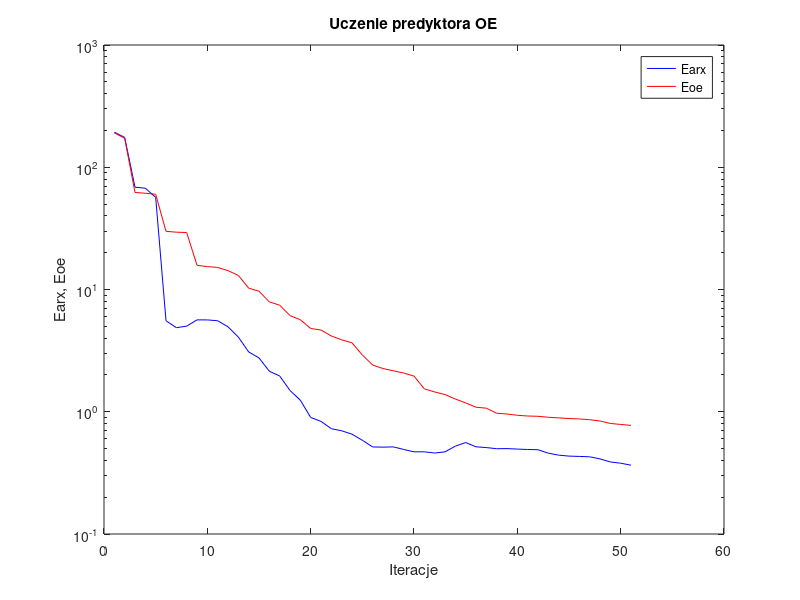
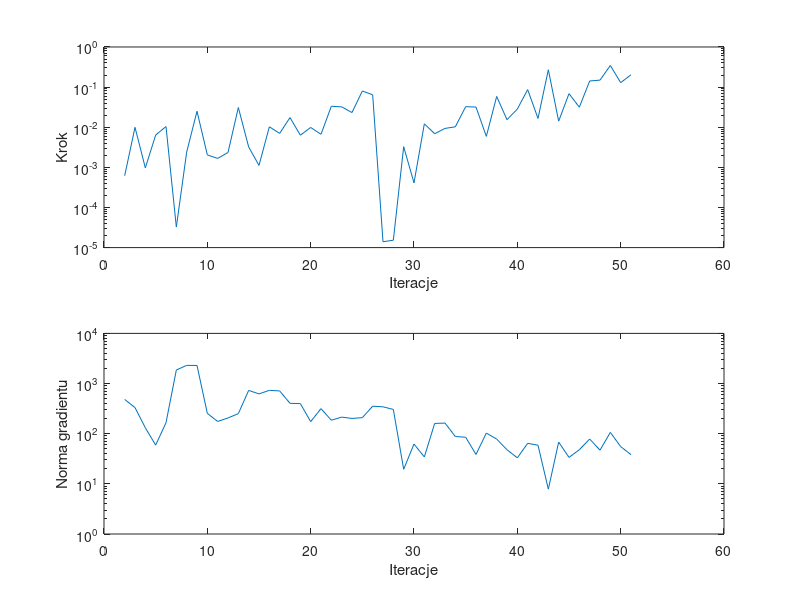

The MATLAB source for these figures, in order:
%uczenie predyktora oe
clear all;
n=0; farx(n+1)=1.936632e+002; foe(n+1)=1.910219e+002; wspucz(n+1)=0.000000e+000; ng(n+1)=0.000000e+000;
%odnowa zmiennej metryki
n=1; farx(n+1)=1.754718e+002; foe(n+1)=1.727153e+002; krok(n+1)=6.187216e-004; ng(n+1)=4.821670e+002;
n=2; farx(n+1)=6.870797e+001; foe(n+1)=6.220158e+001; krok(n+1)=9.939766e-003; ng(n+1)=3.319063e+002;
n=3; farx(n+1)=6.737670e+001; foe(n+1)=6.131670e+001; krok(n+1)=9.704157e-004; ng(n+1)=1.310335e+002;
n=4; farx(n+1)=5.677447e+001; foe(n+1)=6.013398e+001; krok(n+1)=6.374691e-003; ng(n+1)=5.926329e+001;
n=5; farx(n+1)=5.550583e+000; foe(n+1)=2.992004e+001; krok(n+1)=1.041486e-002; ng(n+1)=1.653655e+002;
n=6; farx(n+1)=4.871511e+000; foe(n+1)=2.943731e+001; krok(n+1)=3.251553e-005; ng(n+1)=1.862740e+003;
n=7; farx(n+1)=5.014810e+000; foe(n+1)=2.923883e+001; krok(n+1)=2.397584e-003; ng(n+1)=2.302996e+003;
n=8; farx(n+1)=5.644297e+000; foe(n+1)=1.578677e+001; krok(n+1)=2.502130e-002; ng(n+1)=2.292472e+003;
n=9; farx(n+1)=5.638487e+000; foe(n+1)=1.538195e+001; krok(n+1)=2.040296e-003; ng(n+1)=2.542303e+002;
n=10; farx(n+1)=5.551496e+000; foe(n+1)=1.516366e+001; krok(n+1)=1.670282e-003; ng(n+1)=1.754404e+002;
n=11; farx(n+1)=4.952720e+000; foe(n+1)=1.426210e+001; krok(n+1)=2.346492e-003; ng(n+1)=2.060541e+002;
n=12; farx(n+1)=4.082328e+000; foe(n+1)=1.304483e+001; krok(n+1)=3.094863e-002; ng(n+1)=2.514392e+002;
n=13; farx(n+1)=3.085781e+000; foe(n+1)=1.025829e+001; krok(n+1)=3.218320e-003; ng(n+1)=7.297562e+002;
n=14; farx(n+1)=2.757175e+000; foe(n+1)=9.682234e+000; krok(n+1)=1.118600e-003; ng(n+1)=6.215177e+002;
n=15; farx(n+1)=2.144725e+000; foe(n+1)=7.922119e+000; krok(n+1)=1.023953e-002; ng(n+1)=7.315301e+002;
n=16; farx(n+1)=1.962359e+000; foe(n+1)=7.439039e+000; krok(n+1)=7.029269e-003; ng(n+1)=7.124397e+002;
n=17; farx(n+1)=1.492508e+000; foe(n+1)=6.119366e+000; krok(n+1)=1.740861e-002; ng(n+1)=4.032469e+002;
n=18; farx(n+1)=1.243835e+000; foe(n+1)=5.654449e+000; krok(n+1)=6.319511e-003; ng(n+1)=3.981031e+002;
n=19; farx(n+1)=8.982788e-001; foe(n+1)=4.801476e+000; krok(n+1)=9.866494e-003; ng(n+1)=1.740033e+002;
n=20; farx(n+1)=8.337948e-001; foe(n+1)=4.661913e+000; krok(n+1)=6.669234e-003; ng(n+1)=3.162291e+002;
n=21; farx(n+1)=7.270489e-001; foe(n+1)=4.166943e+000; krok(n+1)=3.329740e-002; ng(n+1)=1.856386e+002;
n=22; farx(n+1)=6.987269e-001; foe(n+1)=3.878706e+000; krok(n+1)=3.221469e-002; ng(n+1)=2.141881e+002;
n=23; farx(n+1)=6.553854e-001; foe(n+1)=3.661575e+000; krok(n+1)=2.320653e-002; ng(n+1)=2.015772e+002;
n=24; farx(n+1)=5.846018e-001; foe(n+1)=2.912926e+000; krok(n+1)=8.005809e-002; ng(n+1)=2.089787e+002;
n=25; farx(n+1)=5.153619e-001; foe(n+1)=2.409801e+000; krok(n+1)=6.423218e-002; ng(n+1)=3.529419e+002;
%odnowa zmiennej metryki
n=26; farx(n+1)=5.134015e-001; foe(n+1)=2.256896e+000; krok(n+1)=1.399412e-005; ng(n+1)=3.437904e+002;
n=27; farx(n+1)=5.159848e-001; foe(n+1)=2.163833e+000; krok(n+1)=1.527405e-005; ng(n+1)=3.046422e+002;
n=28; farx(n+1)=4.916154e-001; foe(n+1)=2.074057e+000; krok(n+1)=3.271540e-003; ng(n+1)=1.952728e+001;
n=29; farx(n+1)=4.702013e-001; foe(n+1)=1.955914e+000; krok(n+1)=4.108016e-004; ng(n+1)=6.220852e+001;
n=30; farx(n+1)=4.701450e-001; foe(n+1)=1.539507e+000; krok(n+1)=1.214548e-002; ng(n+1)=3.442122e+001;
n=31; farx(n+1)=4.597157e-001; foe(n+1)=1.451961e+000; krok(n+1)=6.905382e-003; ng(n+1)=1.602588e+002;
n=32; farx(n+1)=4.698298e-001; foe(n+1)=1.382521e+000; krok(n+1)=9.335866e-003; ng(n+1)=1.628485e+002;
n=33; farx(n+1)=5.230710e-001; foe(n+1)=1.270176e+000; krok(n+1)=1.025657e-002; ng(n+1)=8.785759e+001;
n=34; farx(n+1)=5.600323e-001; foe(n+1)=1.181216e+000; krok(n+1)=3.251545e-002; ng(n+1)=8.492572e+001;
n=35; farx(n+1)=5.166752e-001; foe(n+1)=1.088719e+000; krok(n+1)=3.178877e-002; ng(n+1)=3.857167e+001;
n=36; farx(n+1)=5.094074e-001; foe(n+1)=1.069894e+000; krok(n+1)=5.915528e-003; ng(n+1)=1.028999e+002;
n=37; farx(n+1)=4.983795e-001; foe(n+1)=9.723014e-001; krok(n+1)=5.851700e-002; ng(n+1)=7.816178e+001;
n=38; farx(n+1)=4.995420e-001; foe(n+1)=9.583651e-001; krok(n+1)=1.540867e-002; ng(n+1)=4.786126e+001;
n=39; farx(n+1)=4.952015e-001; foe(n+1)=9.355139e-001; krok(n+1)=2.835564e-002; ng(n+1)=3.299855e+001;
n=40; farx(n+1)=4.911016e-001; foe(n+1)=9.230133e-001; krok(n+1)=8.662598e-002; ng(n+1)=6.430920e+001;
n=41; farx(n+1)=4.891567e-001; foe(n+1)=9.182176e-001; krok(n+1)=1.660195e-002; ng(n+1)=5.892417e+001;
n=42; farx(n+1)=4.582403e-001; foe(n+1)=9.010671e-001; krok(n+1)=2.701916e-001; ng(n+1)=7.844136e+000;
n=43; farx(n+1)=4.416433e-001; foe(n+1)=8.914072e-001; krok(n+1)=1.417782e-002; ng(n+1)=6.807865e+001;
n=44; farx(n+1)=4.336571e-001; foe(n+1)=8.801213e-001; krok(n+1)=6.864555e-002; ng(n+1)=3.366875e+001;
n=45; farx(n+1)=4.311325e-001; foe(n+1)=8.734925e-001; krok(n+1)=3.153338e-002; ng(n+1)=4.784322e+001;
n=46; farx(n+1)=4.281201e-001; foe(n+1)=8.606001e-001; krok(n+1)=1.420813e-001; ng(n+1)=7.837723e+001;
n=47; farx(n+1)=4.115286e-001; foe(n+1)=8.403629e-001; krok(n+1)=1.492580e-001; ng(n+1)=4.693268e+001;
n=48; farx(n+1)=3.884707e-001; foe(n+1)=8.024713e-001; krok(n+1)=3.457398e-001; ng(n+1)=1.061729e+002;
n=49; farx(n+1)=3.795209e-001; foe(n+1)=7.874993e-001; krok(n+1)=1.291716e-001; ng(n+1)=5.535578e+001;
n=50; farx(n+1)=3.653761e-001; foe(n+1)=7.738937e-001; krok(n+1)=2.032965e-001; ng(n+1)=3.818001e+001;

figure; semilogy(farx,'b'); hold on; semilogy(foe,'r'); xlabel('Iteracje'); ylabel('Earx, Eoe'); legend('Earx','Eoe'); title('Uczenie predyktora OE');
figure; subplot(2,1,1); semilogy(krok); xlabel('Iteracje'); ylabel('Krok');
subplot(2,1,2); semilogy(ng); xlabel('Iteracje'); ylabel('Norma gradientu');
Earx=farx(n+1)
Eoe=foe(n+1)
